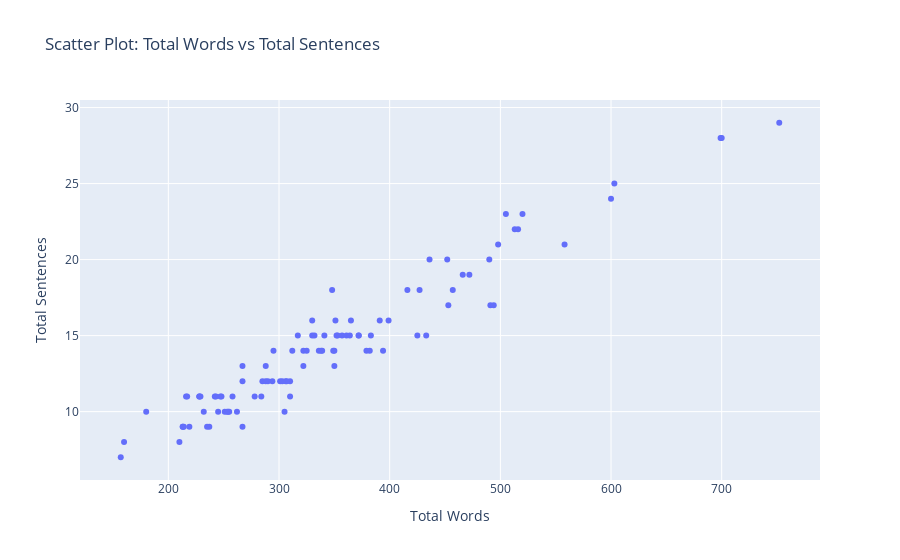
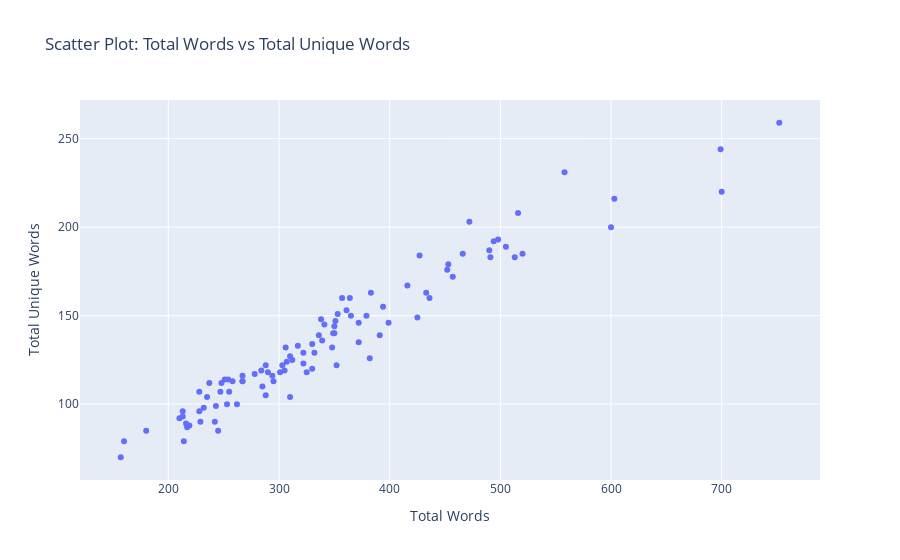
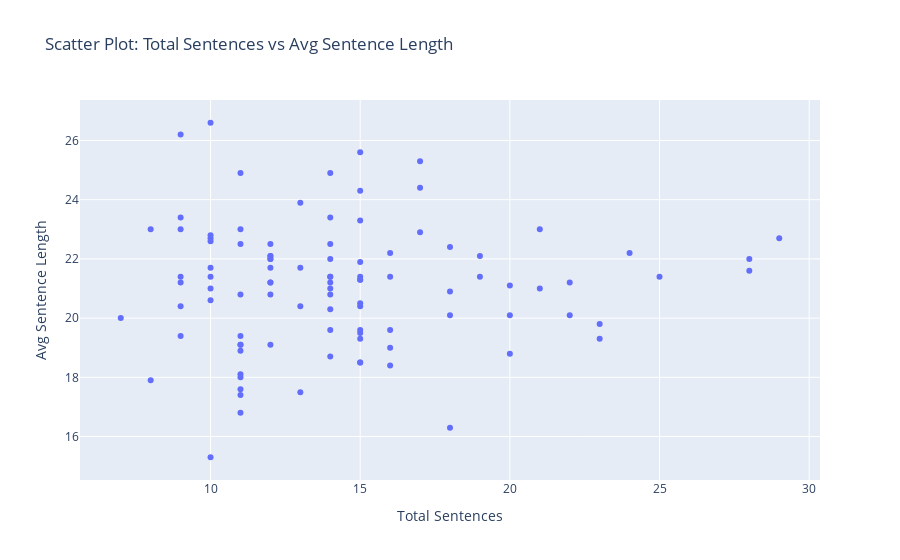
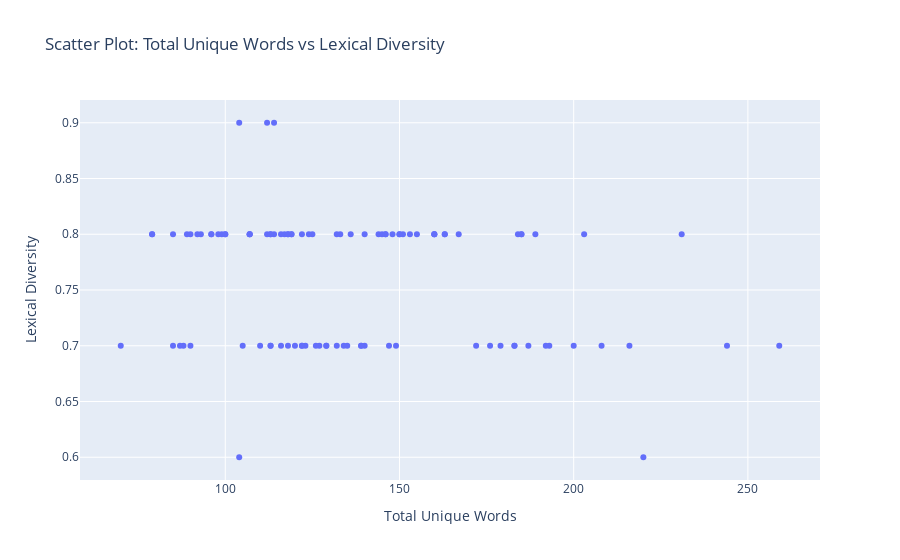

The notebook cell saved with these charts, in order:
### Code cell
# Define the combinations you want to plot
combinations_to_plot = [
    ("Total Words", "Total Sentences"),
    ("Total Words", "Total Unique Words"),
    ("Total Sentences", "Avg Sentence Length"),
    ("Total Unique Words", "Lexical Diversity")
]

plot_specified_scatter(summary_table, combinations_to_plot)

### Figure 1 — Plotly figure (JSON) as saved in the notebook; plotly's stock layout.template omitted (floating-point values rounded to 4 significant figures)
{"data": [{"hovertemplate": "Total Words=%{x}<br>Total Sentences=%{y}<extra></extra>", "legendgroup": "", "marker": {"color": "#636efa", "symbol": "circle"}, "mode": "markers", "name": "", "orientation": "v", "showlegend": false, "type": "scatter", "x": [490, 433, 294, 472, 306, 213, 322, 372, 267, 254, 216, 350, 336, 516, 700, 278, 248, 214, 310, 752, 383, 353, 247, 379, 505, 338, 312, 237, 452, 491, 351, 330, 262, 349, 228, 394, 466, 180, 242, 258, 361, 267, 219, 457, 350, 341, 310, 301, 699, 357, 330, 558, 267, 285, 425, 295, 498, 228, 339, 160, 305, 372, 352, 325, 399, 364, 332, 453, 603, 210, 251, 317, 284, 290, 232, 322, 513, 307, 288, 217, 288, 235, 600, 243, 255, 213, 348, 229, 436, 427, 365, 416, 382, 245, 303, 157, 520, 253, 494, 391], "xaxis": "x", "y": [20, 15, 12, 19, 12, 9, 14, 15, 12, 10, 11, 14, 14, 22, 28, 11, 11, 9, 12, 29, 15, 15, 11, 14, 23, 14, 14, 9, 20, 17, 16, 15, 10, 14, 11, 14, 19, 10, 11, 11, 15, 13, 9, 18, 13, 15, 11, 12, 28, 15, 16, 21, 9, 12, 15, 14, 21, 11, 14, 8, 10, 15, 15, 14, 16, 15, 15, 17, 25, 8, 10, 15, 11, 12, 10, 13, 22, 12, 12, 11, 13, 9, 24, 11, 10, 9, 18, 11, 20, 18, 16, 18, 14, 10, 12, 7, 23, 10, 17, 16], "yaxis": "y"}], "layout": {"legend": {"tracegroupgap": 0}, "title": {"text": "Scatter Plot: Total Words vs Total Sentences"}, "xaxis": {"anchor": "y", "domain": [0, 1], "title": {"text": "Total Words"}}, "yaxis": {"anchor": "x", "domain": [0, 1], "title": {"text": "Total Sentences"}}}}

### Figure 2 — Plotly figure (JSON) as saved in the notebook; plotly's stock layout.template omitted (floating-point values rounded to 4 significant figures)
{"data": [{"hovertemplate": "Total Words=%{x}<br>Total Unique Words=%{y}<extra></extra>", "legendgroup": "", "marker": {"color": "#636efa", "symbol": "circle"}, "mode": "markers", "name": "", "orientation": "v", "showlegend": false, "type": "scatter", "x": [490, 433, 294, 472, 306, 213, 322, 372, 267, 254, 216, 350, 336, 516, 700, 278, 248, 214, 310, 752, 383, 353, 247, 379, 505, 338, 312, 237, 452, 491, 351, 330, 262, 349, 228, 394, 466, 180, 242, 258, 361, 267, 219, 457, 350, 341, 310, 301, 699, 357, 330, 558, 267, 285, 425, 295, 498, 228, 339, 160, 305, 372, 352, 325, 399, 364, 332, 453, 603, 210, 251, 317, 284, 290, 232, 322, 513, 307, 288, 217, 288, 235, 600, 243, 255, 213, 348, 229, 436, 427, 365, 416, 382, 245, 303, 157, 520, 253, 494, 391], "xaxis": "x", "y": [187, 163, 116, 203, 132, 93, 123, 135, 113, 114, 89, 140, 139, 208, 220, 117, 112, 79, 127, 259, 163, 151, 107, 150, 189, 148, 125, 112, 176, 183, 147, 120, 100, 140, 107, 155, 185, 85, 90, 113, 153, 113, 88, 172, 144, 145, 104, 118, 244, 160, 134, 231, 116, 110, 149, 113, 193, 96, 136, 79, 119, 146, 122, 118, 146, 160, 129, 179, 216, 92, 114, 133, 119, 118, 98, 129, 183, 124, 122, 87, 105, 104, 200, 99, 107, 96, 132, 90, 160, 184, 150, 167, 126, 85, 122, 70, 185, 100, 192, 139], "yaxis": "y"}], "layout": {"legend": {"tracegroupgap": 0}, "title": {"text": "Scatter Plot: Total Words vs Total Unique Words"}, "xaxis": {"anchor": "y", "domain": [0, 1], "title": {"text": "Total Words"}}, "yaxis": {"anchor": "x", "domain": [0, 1], "title": {"text": "Total Unique Words"}}}}

### Figure 3 — Plotly figure (JSON) as saved in the notebook; plotly's stock layout.template omitted (floating-point values rounded to 4 significant figures)
{"data": [{"hovertemplate": "Total Sentences=%{x}<br>Avg Sentence Length=%{y}<extra></extra>", "legendgroup": "", "marker": {"color": "#636efa", "symbol": "circle"}, "mode": "markers", "name": "", "orientation": "v", "showlegend": false, "type": "scatter", "x": [20, 15, 12, 19, 12, 9, 14, 15, 12, 10, 11, 14, 14, 22, 28, 11, 11, 9, 12, 29, 15, 15, 11, 14, 23, 14, 14, 9, 20, 17, 16, 15, 10, 14, 11, 14, 19, 10, 11, 11, 15, 13, 9, 18, 13, 15, 11, 12, 28, 15, 16, 21, 9, 12, 15, 14, 21, 11, 14, 8, 10, 15, 15, 14, 16, 15, 15, 17, 25, 8, 10, 15, 11, 12, 10, 13, 22, 12, 12, 11, 13, 9, 24, 11, 10, 9, 18, 11, 20, 18, 16, 18, 14, 10, 12, 7, 23, 10, 17, 16], "xaxis": "x", "y": [21.1, 25.6, 22, 21.4, 22.1, 20.4, 20.3, 21.4, 19.1, 22.7, 16.8, 21.4, 21.4, 21.2, 21.6, 22.5, 19.4, 19.4, 22.5, 22.7, 23.3, 20.4, 18.9, 23.4, 19.8, 21.2, 19.6, 23.4, 20.1, 24.4, 19, 18.5, 22.6, 22, 18.1, 24.9, 22.1, 15.3, 19.1, 20.8, 21.9, 17.5, 21.4, 22.4, 23.9, 19.5, 24.9, 22.1, 22, 20.5, 18.4, 23, 26.2, 21.2, 24.3, 18.7, 21, 18, 21, 17.9, 26.6, 21.3, 19.3, 20.8, 22.2, 21.3, 19.6, 22.9, 21.4, 23, 20.6, 18.5, 23, 21.2, 21.4, 21.7, 20.1, 21.7, 20.8, 17.4, 20.4, 23, 22.2, 19.1, 22.8, 21.2, 16.3, 17.6, 18.8, 20.9, 19.6, 20.1, 22.5, 21, 22, 20, 19.3, 21.7, 25.3, 21.4], "yaxis": "y"}], "layout": {"legend": {"tracegroupgap": 0}, "title": {"text": "Scatter Plot: Total Sentences vs Avg Sentence Length"}, "xaxis": {"anchor": "y", "domain": [0, 1], "title": {"text": "Total Sentences"}}, "yaxis": {"anchor": "x", "domain": [0, 1], "title": {"text": "Avg Sentence Length"}}}}

### Figure 4 — Plotly figure (JSON) as saved in the notebook; plotly's stock layout.template omitted (floating-point values rounded to 4 significant figures)
{"data": [{"hovertemplate": "Total Unique Words=%{x}<br>Lexical Diversity=%{y}<extra></extra>", "legendgroup": "", "marker": {"color": "#636efa", "symbol": "circle"}, "mode": "markers", "name": "", "orientation": "v", "showlegend": false, "type": "scatter", "x": [187, 163, 116, 203, 132, 93, 123, 135, 113, 114, 89, 140, 139, 208, 220, 117, 112, 79, 127, 259, 163, 151, 107, 150, 189, 148, 125, 112, 176, 183, 147, 120, 100, 140, 107, 155, 185, 85, 90, 113, 153, 113, 88, 172, 144, 145, 104, 118, 244, 160, 134, 231, 116, 110, 149, 113, 193, 96, 136, 79, 119, 146, 122, 118, 146, 160, 129, 179, 216, 92, 114, 133, 119, 118, 98, 129, 183, 124, 122, 87, 105, 104, 200, 99, 107, 96, 132, 90, 160, 184, 150, 167, 126, 85, 122, 70, 185, 100, 192, 139], "xaxis": "x", "y": [0.7, 0.8, 0.7, 0.8, 0.8, 0.8, 0.7, 0.7, 0.7, 0.8, 0.8, 0.7, 0.7, 0.7, 0.6, 0.8, 0.9, 0.8, 0.7, 0.7, 0.8, 0.8, 0.8, 0.8, 0.8, 0.8, 0.8, 0.8, 0.7, 0.7, 0.7, 0.7, 0.8, 0.8, 0.8, 0.8, 0.8, 0.8, 0.7, 0.8, 0.8, 0.8, 0.7, 0.7, 0.8, 0.8, 0.6, 0.8, 0.7, 0.8, 0.7, 0.8, 0.8, 0.7, 0.7, 0.7, 0.7, 0.8, 0.8, 0.8, 0.8, 0.8, 0.7, 0.7, 0.8, 0.8, 0.7, 0.7, 0.7, 0.8, 0.9, 0.8, 0.8, 0.8, 0.8, 0.7, 0.7, 0.8, 0.7, 0.7, 0.7, 0.9, 0.7, 0.8, 0.8, 0.8, 0.7, 0.8, 0.8, 0.8, 0.8, 0.8, 0.7, 0.7, 0.8, 0.7, 0.8, 0.8, 0.7, 0.7], "yaxis": "y"}], "layout": {"legend": {"tracegroupgap": 0}, "title": {"text": "Scatter Plot: Total Unique Words vs Lexical Diversity"}, "xaxis": {"anchor": "y", "domain": [0, 1], "title": {"text": "Total Unique Words"}}, "yaxis": {"anchor": "x", "domain": [0, 1], "title": {"text": "Lexical Diversity"}}}}
